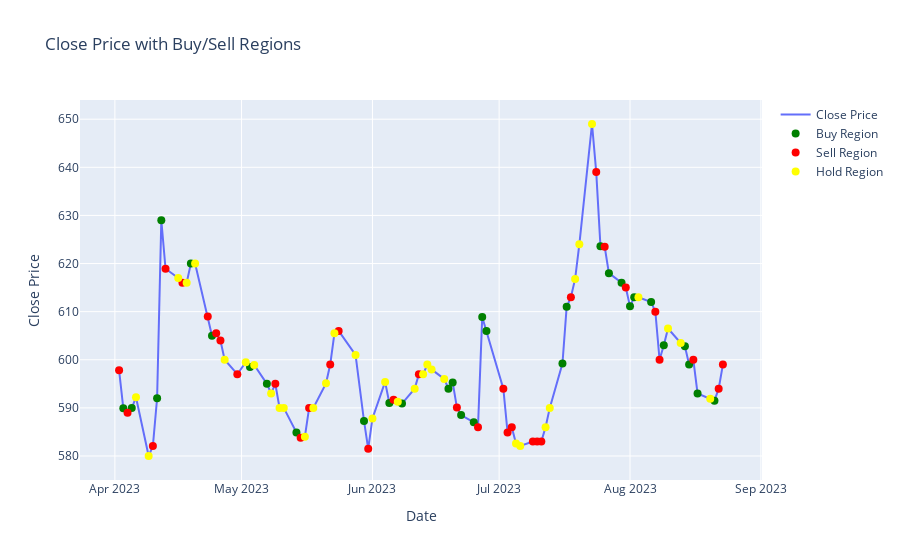

The cell this chart's notebook holds for it:
### Code cell
df = df[-100:]
# Create close price trace
close_trace = go.Scatter(x=df['Date'],
                         y=df['Close'],
                         mode='lines',
                         name='Close Price')

# Create buy and sell regions
buy_region = go.Scatter(x=df['Date'][df['Predicted'] == 0],
                        y=df['Close'][df['Predicted'] == 0],
                        mode='markers',
                        marker=dict(color='green', size=8),
                        name='Buy Region')

sell_region = go.Scatter(x=df['Date'][df['Predicted'] == 1],
                         y=df['Close'][df['Predicted'] == 1],
                         mode='markers',
                         marker=dict(color='red', size=8),
                         name='Sell Region')
hold_region = go.Scatter(x=df['Date'][df['Predicted'] == 2],
                         y=df['Close'][df['Predicted'] == 2],
                         mode='markers',
                         marker=dict(color='yellow', size=8),
                         name='Hold Region')

# Layout
layout = go.Layout(title='Close Price with Buy/Sell Regions',
                   xaxis=dict(title='Date'),
                   yaxis=dict(title='Close Price'))

# Create figure
fig = go.Figure(data=[close_trace, buy_region, sell_region,hold_region], layout=layout)

# Show the plot
fig.show()

### Figure 1 — Plotly figure (JSON) as saved in the notebook; plotly's stock layout.template omitted (floating-point values rounded to 4 significant figures)
{"data": [{"mode": "lines", "name": "Close Price", "type": "scatter", "x": ["2023-04-02", "2023-04-03", "2023-04-04", "2023-04-05", "2023-04-06", "2023-04-09", "2023-04-10", "2023-04-11", "2023-04-12", "2023-04-13", "2023-04-16", "2023-04-17", "2023-04-18", "2023-04-19", "2023-04-20", "2023-04-23", "2023-04-24", "2023-04-25", "2023-04-26", "2023-04-27", "2023-04-30", "2023-05-02", "2023-05-03", "2023-05-04", "2023-05-07", "2023-05-08", "2023-05-09", "2023-05-10", "2023-05-11", "2023-05-14", "2023-05-15", "2023-05-16", "2023-05-17", "2023-05-18", "2023-05-21", "2023-05-22", "2023-05-23", "2023-05-24", "2023-05-28", "2023-05-30", "2023-05-31", "2023-06-01", "2023-06-04", "2023-06-05", "2023-06-06", "2023-06-07", "2023-06-08", "2023-06-11", "2023-06-12", "2023-06-13", "2023-06-14", "2023-06-15", "2023-06-18", "2023-06-19", "2023-06-20", "2023-06-21", "2023-06-22", "2023-06-25", "2023-06-26", "2023-06-27", "2023-06-28", "2023-07-02", "2023-07-03", "2023-07-04", "2023-07-05", "2023-07-06", "2023-07-09", "2023-07-10", "2023-07-11", "2023-07-12", "2023-07-13", "2023-07-16", "2023-07-17", "2023-07-18", "2023-07-19", "2023-07-20", "2023-07-23", "2023-07-24", "2023-07-25", "2023-07-26", "2023-07-27", "2023-07-30", "2023-07-31", "2023-08-01", "2023-08-02", "2023-08-03", "2023-08-06", "2023-08-07", "2023-08-08", "2023-08-09", "2023-08-10", "2023-08-13", "2023-08-14", "2023-08-15", "2023-08-16", "2023-08-17", "2023-08-20", "2023-08-21", "2023-08-22", "2023-08-23"], "y": [597.8, 589.9, 589, 590, 592.2, 580, 582.1, 592, 629, 618.9, 617, 616, 616, 620, 620, 609, 605, 605.5, 604, 600, 597, 599.5, 598.5, 598.9, 595, 593, 595, 590, 590, 584.9, 583.8, 584, 590, 590, 595.1, 599, 605.5, 606, 601, 587.3, 581.5, 587.8, 595.4, 591, 591.7, 591.3, 590.9, 594, 597, 597, 599, 598, 596, 594, 595.3, 590.1, 588.5, 587, 586, 608.9, 606, 594, 584.9, 586, 582.6, 582.1, 583, 583, 583, 586, 590, 599.2, 611, 613, 616.8, 624, 649, 639, 623.6, 623.5, 618, 616, 615, 611.1, 613, 613, 612, 610, 600, 603, 606.5, 603.5, 602.8, 599, 600, 593, 591.9, 591.5, 594, 599]}, {"marker": {"color": "green", "size": 8}, "mode": "markers", "name": "Buy Region", "type": "scatter", "x": ["2023-04-03", "2023-04-05", "2023-04-11", "2023-04-12", "2023-04-19", "2023-04-24", "2023-05-03", "2023-05-07", "2023-05-14", "2023-05-30", "2023-06-05", "2023-06-08", "2023-06-19", "2023-06-20", "2023-06-22", "2023-06-25", "2023-06-27", "2023-06-28", "2023-07-16", "2023-07-17", "2023-07-25", "2023-07-27", "2023-07-30", "2023-08-01", "2023-08-02", "2023-08-06", "2023-08-09", "2023-08-14", "2023-08-15", "2023-08-17", "2023-08-21"], "y": [589.9, 590, 592, 629, 620, 605, 598.5, 595, 584.9, 587.3, 591, 590.9, 594, 595.3, 588.5, 587, 608.9, 606, 599.2, 611, 623.6, 618, 616, 611.1, 613, 612, 603, 602.8, 599, 593, 591.5]}, {"marker": {"color": "red", "size": 8}, "mode": "markers", "name": "Sell Region", "type": "scatter", "x": ["2023-04-02", "2023-04-04", "2023-04-10", "2023-04-13", "2023-04-17", "2023-04-23", "2023-04-25", "2023-04-26", "2023-04-30", "2023-05-09", "2023-05-15", "2023-05-17", "2023-05-22", "2023-05-24", "2023-05-31", "2023-06-06", "2023-06-12", "2023-06-21", "2023-06-26", "2023-07-02", "2023-07-03", "2023-07-04", "2023-07-09", "2023-07-10", "2023-07-11", "2023-07-18", "2023-07-24", "2023-07-26", "2023-07-31", "2023-08-07", "2023-08-08", "2023-08-16", "2023-08-22", "2023-08-23"], "y": [597.8, 589, 582.1, 618.9, 616, 609, 605.5, 604, 597, 595, 583.8, 590, 599, 606, 581.5, 591.7, 597, 590.1, 586, 594, 584.9, 586, 583, 583, 583, 613, 639, 623.5, 615, 610, 600, 600, 594, 599]}, {"marker": {"color": "yellow", "size": 8}, "mode": "markers", "name": "Hold Region", "type": "scatter", "x": ["2023-04-06", "2023-04-09", "2023-04-16", "2023-04-18", "2023-04-20", "2023-04-27", "2023-05-02", "2023-05-04", "2023-05-08", "2023-05-10", "2023-05-11", "2023-05-16", "2023-05-18", "2023-05-21", "2023-05-23", "2023-05-28", "2023-06-01", "2023-06-04", "2023-06-07", "2023-06-11", "2023-06-13", "2023-06-14", "2023-06-15", "2023-06-18", "2023-07-05", "2023-07-06", "2023-07-12", "2023-07-13", "2023-07-19", "2023-07-20", "2023-07-23", "2023-08-03", "2023-08-10", "2023-08-13", "2023-08-20"], "y": [592.2, 580, 617, 616, 620, 600, 599.5, 598.9, 593, 590, 590, 584, 590, 595.1, 605.5, 601, 587.8, 595.4, 591.3, 594, 597, 599, 598, 596, 582.6, 582.1, 586, 590, 616.8, 624, 649, 613, 606.5, 603.5, 591.9]}], "layout": {"title": {"text": "Close Price with Buy/Sell Regions"}, "xaxis": {"title": {"text": "Date"}}, "yaxis": {"title": {"text": "Close Price"}}}}
